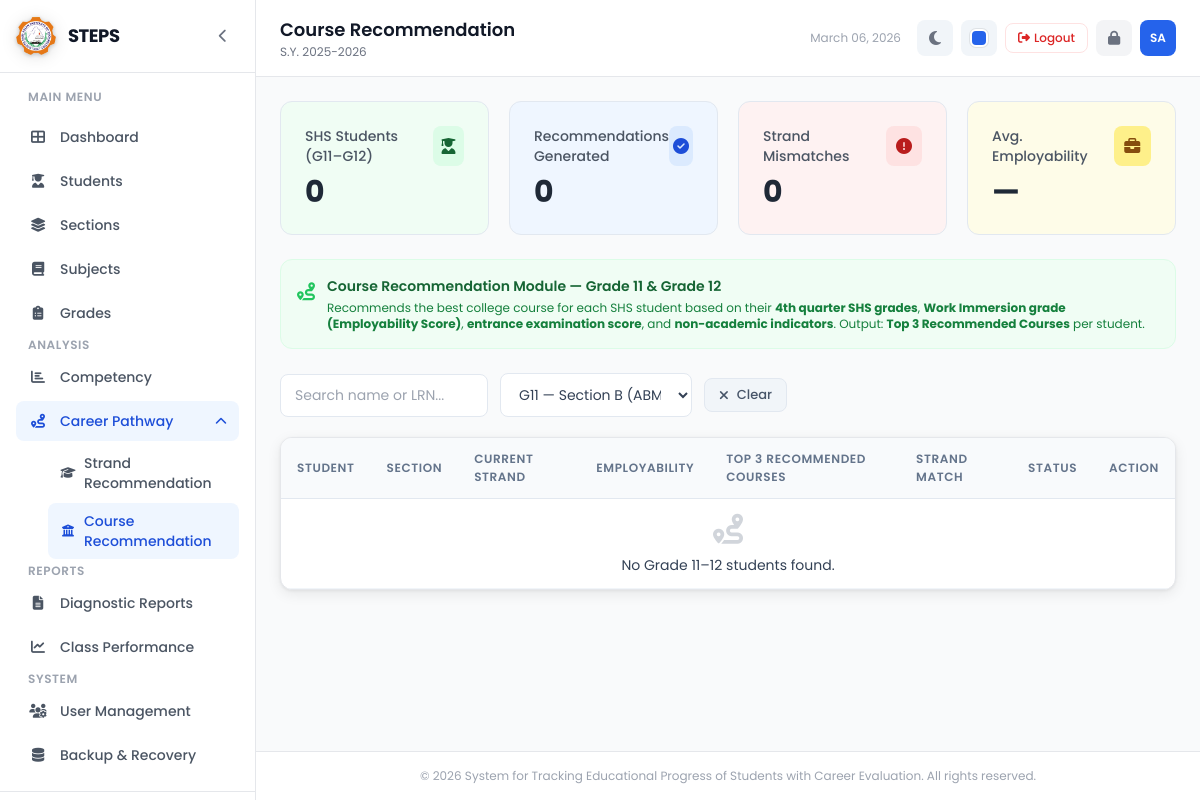
Before: /career/course.php?section=2 (signed in) with the older database file.
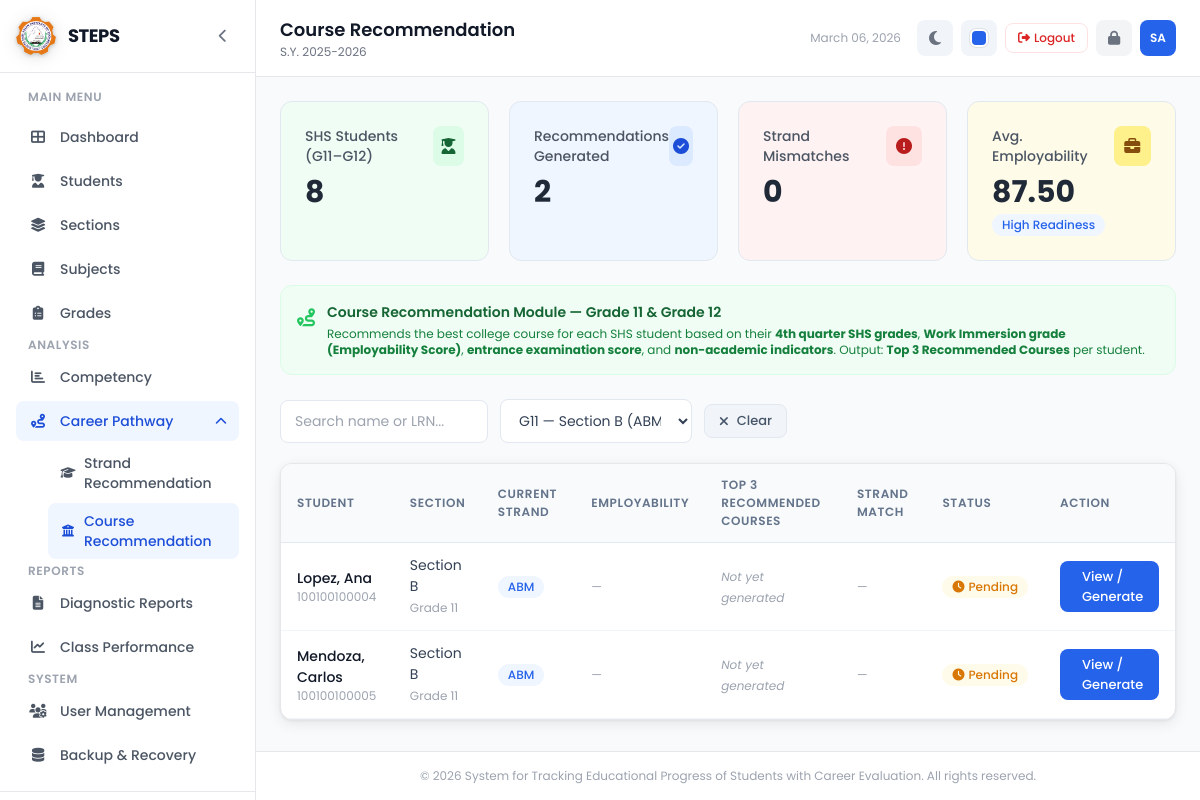
After: the same page with the newer database file.
### tables this page shows
CREATE TABLE IF NOT EXISTS students (
    id INT AUTO_INCREMENT PRIMARY KEY,
    lrn VARCHAR(20) NOT NULL UNIQUE,
    first_name VARCHAR(50) NOT NULL,
    last_name VARCHAR(50) NOT NULL,
    middle_name VARCHAR(50),
    gender ENUM('Male', 'Female') NOT NULL,
    birthdate DATE,
    section_id INT,
    strand_id INT,
    school_year VARCHAR(20) NOT NULL,
    status ENUM('active', 'inactive', 'graduated') NOT NULL DEFAULT 'active',
    created_at TIMESTAMP DEFAULT CURRENT_TIMESTAMP,
    updated_at TIMESTAMP DEFAULT CURRENT_TIMESTAMP ON UPDATE CURRENT_TIMESTAMP,
    FOREIGN KEY (section_id) REFERENCES sections(id) ON DELETE SET NULL,
    FOREIGN KEY (strand_id) REFERENCES strands(id) ON DELETE SET NULL
);

CREATE TABLE IF NOT EXISTS sections (
    id INT AUTO_INCREMENT PRIMARY KEY,
    section_name VARCHAR(50) NOT NULL,
    grade_level INT NOT NULL,
    strand VARCHAR(50),
    adviser_id INT,
    school_year VARCHAR(20) NOT NULL,
    created_at TIMESTAMP DEFAULT CURRENT_TIMESTAMP,
    FOREIGN KEY (adviser_id) REFERENCES users(id) ON DELETE SET NULL
);

CREATE TABLE IF NOT EXISTS strands (
    id INT AUTO_INCREMENT PRIMARY KEY,
    strand_code VARCHAR(20) NOT NULL UNIQUE,
    strand_name VARCHAR(100) NOT NULL,
    description TEXT,
    created_at TIMESTAMP DEFAULT CURRENT_TIMESTAMP
);

### config/constants.php (called while the page is built, shortened)
<?php
function getEmployabilityLevel($score) {
    if ($score < 75) {
        return ['level' => 'low', 'label' => 'Low Readiness', 'color' => 'red'];
    } elseif ($score >= 75 && $score < 80) {
        return ['level' => 'moderate', 'label' => 'Moderate Readiness', 'color' => 'amber'];
    } elseif ($score >= 80 && $score < 90) {
        return ['level' => 'high', 'label' => 'High Readiness', 'color' => 'blue'];
    } else {
        return ['level' => 'very_high', 'label' => 'Very High Readiness', 'color' => 'emerald'];
    }
}
function sanitize($data) {
    return htmlspecialchars(strip_tags(trim($data)), ENT_QUOTES, 'UTF-8');
}
function formatNumber($num, $decimals = 2) {
    return number_format((float)$num, $decimals);
}

### career/course.php (the view, shortened to what the changed rows need)
<?php
require_once __DIR__ . '/../includes/header.php';
$sectionFilter = $_GET['section'] ?? '';
$totalSHS = $pdo->query("
    SELECT COUNT(*) FROM students s
    JOIN sections sec ON s.section_id = sec.id
    WHERE s.status = 'active' AND sec.grade_level IN (11, 12)
")->fetchColumn();
$generatedCount = $pdo->query("
    SELECT COUNT(DISTINCT cr.student_id) FROM career_recommendations cr
    JOIN students s ON cr.student_id = s.id
    JOIN sections sec ON s.section_id = sec.id
    WHERE cr.recommendation_type = 'course' AND sec.grade_level IN (11, 12)
")->fetchColumn();
$avgEmpRaw = $pdo->query("
    SELECT AVG(cr.employability_score) FROM career_recommendations cr
    JOIN students s ON cr.student_id = s.id
    JOIN sections sec ON s.section_id = sec.id
    WHERE cr.recommendation_type = 'course' AND sec.grade_level IN (11, 12)
")->fetchColumn();
$avgEmp = $avgEmpRaw ? (float)$avgEmpRaw : 0;
$empLvl = getEmployabilityLevel($avgEmp);
$listQuery = "
    SELECT s.id, s.first_name, s.last_name, s.lrn,
           sec.section_name, sec.grade_level,
           st.strand_code, st.strand_name,
           nai.entrance_exam_score, nai.skills,
           cr.top_course_1, cr.top_course_2, cr.top_course_3,
           cr.employability_score, cr.employability_level,
           cr.strand_match, cr.recommended_strand,
           cr.created_at AS rec_generated_at
    FROM students s
    JOIN sections sec ON s.section_id = sec.id
    LEFT JOIN strands st ON s.strand_id = st.id
    LEFT JOIN non_academic_indicators nai ON nai.student_id = s.id
    LEFT JOIN career_recommendations cr
        ON cr.student_id = s.id AND cr.recommendation_type = 'course'
    WHERE s.status = 'active' AND sec.grade_level IN (11, 12)
";
$params = [];
if ($sectionFilter) {
    $listQuery .= " AND s.section_id = ?";
    $params[] = $sectionFilter;
}
$listQuery .= " ORDER BY sec.grade_level, sec.section_name, s.last_name";
$stmt = $pdo->prepare($listQuery);
$stmt->execute($params);
$students = $stmt->fetchAll();
require_once __DIR__ . '/../includes/sidebar.php';
?>
<div class="grid grid-cols-1 md:grid-cols-4 gap-5 mb-6">
    <div class="stat-card" style="background:#f0fdf4;">
        <div class="flex items-center justify-between mb-2">
            <span class="text-sm font-medium text-gray-600">SHS Students (G11–G12)</span>
            <div class="w-10 h-10 rounded-lg flex items-center justify-center" style="background:#dcfce7;">
            </div>
        </div>
        <p class="text-3xl font-bold text-gray-800"><?= $totalSHS ?></p>
    </div>
    <div class="stat-card" style="background:#eff6ff;">
        <div class="flex items-center justify-between mb-2">
            <span class="text-sm font-medium text-gray-600">Recommendations Generated</span>
            <div class="w-10 h-10 rounded-lg flex items-center justify-center" style="background:#dbeafe;">
            </div>
        </div>
        <p class="text-3xl font-bold text-gray-800"><?= $generatedCount ?></p>
    </div>
    <div class="stat-card" style="background:#fefce8;">
        <div class="flex items-center justify-between mb-2">
            <span class="text-sm font-medium text-gray-600">Avg. Employability</span>
            <div class="w-10 h-10 rounded-lg flex items-center justify-center" style="background:#fef08a;">
            </div>
        </div>
        <p class="text-3xl font-bold text-gray-800"><?= $avgEmp > 0 ? formatNumber($avgEmp) : '—' ?></p>
        <?php if ($avgEmp > 0): ?>
        <span class="badge badge-<?= $empLvl['color'] === 'emerald' ? 'green' : $empLvl['color'] ?> mt-1"><?= $empLvl['label'] ?></span>
        <?php endif; ?>
    </div>
</div>
<div class="bg-white border border-gray-200 rounded-xl overflow-hidden">
    <div class="overflow-x-auto">
        <table class="steps-table">
            <thead>
                <tr>
                    <th>Student</th>
                    <th>Section</th>
                    <th>Current Strand</th>
                    <th>Employability</th>
                    <th>Top 3 Recommended Courses</th>
                    <th>Strand Match</th>
                    <th>Status</th>
                    <th class="no-print">Action</th>
                </tr>
            </thead>
            <tbody>
                <?php foreach ($students as $stu): ?>
                <?php $el = $stu['employability_score'] ? getEmployabilityLevel($stu['employability_score']) : null; ?>
                <tr>
                    <td>
                        <div class="font-medium text-gray-900"><?= sanitize($stu['last_name'] . ', ' . $stu['first_name']) ?></div>
                        <div class="text-xs text-gray-400"><?= sanitize($stu['lrn']) ?></div>
                    </td>
                    <td>
                        <div><?= sanitize($stu['section_name']) ?></div>
                        <span class="text-xs text-gray-400">Grade <?= $stu['grade_level'] ?></span>
                    </td>
                    <td>
                        <?php if ($stu['strand_code']): ?>
                            <span class="badge badge-blue"><?= sanitize($stu['strand_code']) ?></span>
                        <?php else: ?>
                            <span class="text-xs text-gray-400">—</span>
                        <?php endif; ?>
                    </td>
                    <td>
                        <?php if ($stu['employability_score'] && $el): ?>
                            <div class="font-semibold text-sm"><?= formatNumber($stu['employability_score']) ?></div>
                            <span class="badge badge-<?= $el['color'] === 'emerald' ? 'green' : $el['color'] ?> mt-1 text-[10px]"><?= $el['label'] ?></span>
                        <?php else: ?>
                            <span class="text-xs text-gray-400">—</span>
                        <?php endif; ?>
                    </td>
                    <td>
                        <?php if (!empty($stu['top_course_1'])): ?>
                            <div class="space-y-1">
                                <div class="flex items-center gap-1.5 text-xs">
                                    <span class="w-5 h-5 bg-green-600 text-white rounded-full text-center leading-5 font-bold flex-shrink-0">1</span>
                                    <span class="font-medium text-gray-900"><?= sanitize($stu['top_course_1']) ?></span>
                                </div>
                                <?php if ($stu['top_course_2']): ?>
                                <div class="flex items-center gap-1.5 text-xs text-gray-500">
                                    <span class="w-5 h-5 bg-green-400 text-white rounded-full text-center leading-5 font-bold flex-shrink-0">2</span>
                                    <?= sanitize($stu['top_course_2']) ?>
                                </div>
                                <?php endif; ?>
                                <?php if ($stu['top_course_3']): ?>
                                <div class="flex items-center gap-1.5 text-xs text-gray-400">
                                    <span class="w-5 h-5 bg-green-100 text-green-700 rounded-full text-center leading-5 font-bold flex-shrink-0">3</span>
                                    <?= sanitize($stu['top_course_3']) ?>
                                </div>
                                <?php endif; ?>
                                <div class="text-[10px] text-gray-400 mt-1">
                                    <i class="fas fa-clock mr-1"></i><?= date('M d, Y', strtotime($stu['rec_generated_at'])) ?>
                                </div>
                            </div>
                        <?php else: ?>
                            <span class="text-xs text-gray-400 italic">Not yet generated</span>
                        <?php endif; ?>
                    </td>
                    <td>
                        <?php if ($stu['top_course_1']): ?>
                            <?php if ($stu['strand_match']): ?>
                                <span class="badge badge-green"><i class="fas fa-check mr-1"></i>Match</span>
                            <?php else: ?>
                                <span class="badge badge-red"><i class="fas fa-times mr-1"></i>Mismatch</span>
                                <?php if ($stu['recommended_strand']): ?>
                                <div class="text-[10px] text-gray-500 mt-1">Suggested: <?= sanitize($stu['recommended_strand']) ?></div>
                                <?php endif; ?>
                            <?php endif; ?>
                        <?php else: ?>
                            <span class="text-xs text-gray-400">—</span>
                        <?php endif; ?>
                    </td>
                    <td>
                        <?php if (!empty($stu['top_course_1'])): ?>
                            <span class="badge badge-green"><i class="fas fa-check mr-1"></i>Generated</span>
                        <?php else: ?>
                            <span class="badge badge-amber"><i class="fas fa-clock mr-1"></i>Pending</span>
                        <?php endif; ?>
                    </td>
                    <td class="no-print">
                        <a href="<?= BASE_URL ?>career/student.php?id=<?= $stu['id'] ?>"
                           class="btn btn-primary btn-sm">
                            <i class="fas fa-user-chart"></i> View / Generate
                        </a>
                    </td>
                </tr>
                <?php endforeach; ?>
                <?php if (empty($students)): ?>
                <tr>
                    <td colspan="9" class="text-center text-gray-400 py-10">
                        <i class="fas fa-route text-3xl mb-2 block text-gray-300"></i>
                        No Grade 11–12 students found.
                    </td>
                </tr>
                <?php endif; ?>
            </tbody>
        </table>
    </div>
</div>
<?php require_once __DIR__ . '/../includes/footer.php'; ?>

Changed rows visible on the page:
now on this page (row edited): students: last_name+first_name "Lopez, Ana", lrn "100100100004", section.section_name "Section B", section.grade_level "11", strand.strand_code "ABM"
now on this page (row edited): students: last_name+first_name "Mendoza, Carlos", lrn "100100100005", section.section_name "Section B", section.grade_level "11", strand.strand_code "ABM"
Other visible differences:
$totalSHS: "0" → "8"
$generatedCount: "0" → "2"
formatNumber($avgEmp): (not shown) → "87.50"
$empLvl['label']: (not shown) → "High Readiness"
text no longer shown: "— No Grade 11–12 students found."
